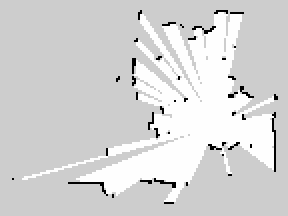
#> input picture Pupper-EOT-Project/Data/map.pgm, 144 x 108 px, given in place of map_testing.pgm, which was not available (shown 2 times larger)
$ python path_planning.py
#> lines starting #> are read from the running program, lines starting #| are printed output that depends on the picture; pictures that were not available may be replaced by others from this repository, and a replacement may not be noted
#!/usr/bin/env python3

# This assignment implements Dijkstra's shortest path on a graph, finding an unvisited node in a graph,
#   picking which one to visit, and taking a path in the map and generating waypoints along that path
#
# Given to you:
#   Priority queue
#   Image handling
#   Eight connected neighbors
#
# Slides https://docs.google.com/presentation/d/1XBPw2B2Bac-LcXH5kYN4hQLLLl_AMIgoowlrmPpTinA/edit?usp=sharing

# The ever-present numpy
import numpy as np

# Our priority queue
import heapq

# Using imageio to read in the image
import imageio.v2 as imageio

# Putting this in here to avoid messing up ROS
import matplotlib.pyplot as plt

# Needed for reading in map info
# from os import open
from math import floor

# Putting this here because in JN it's yaml
import yaml

# -------------- Showing start and end and path ---------------
def plot_with_path(im, im_threshhold, zoom=1.0, robot_loc=None, goal_loc=None, path=None):
    """Show the map plus, optionally, the robot location and goal location and proposed path
    @param im - the image of the SLAM map
    @param im_threshhold - the image of the SLAM map
    @param zoom - how much to zoom into the map (value between 0 and 1)
    @param robot_loc - the location of the robot in pixel coordinates
    @param goal_loc - the location of the goal in pixel coordinates
    @param path - the proposed path in pixel coordinates"""

    fig, axs = plt.subplots(1, 2)
    axs[0].imshow(im, origin='lower', cmap="gist_gray")
    axs[0].set_title("original image")
    axs[1].imshow(im_threshhold, origin='lower', cmap="gist_gray")
    axs[1].set_title("threshold image")
    """
    # Used to double check that the is_xxx routines work correctly
    for i in range(0, im_threshhold.shape[1]-1, 10):
        for j in range(0, im_threshhold.shape[0]-1, 10):
            if is_wall(im_thresh, (i, j)):
                axs[1].plot(i, j, '.b')
    """

    # Double checking lower left corner
    # axs[1].plot(10, 5, 'xy', markersize=5)

    # Show original and thresholded image
    for i in range(0, 2):
        if robot_loc is not None:
            axs[i].plot(robot_loc[0], robot_loc[1], '+r', markersize=10)
        if goal_loc is not None:
            axs[i].plot(goal_loc[0], goal_loc[1], '*g', markersize=10)
        if path is not None:
            for p, q in zip(path[0:-1], path[1:]):
                axs[i].plot([p[0], q[0]], [p[1], q[1]], '-y', markersize=2)
                axs[i].plot(p[0], p[1], '.y', markersize=2)
        axs[i].axis('equal')

    for i in range(0, 2):
        # Implements a zoom - set zoom to 1.0 if no zoom
        width = im.shape[1]
        height = im.shape[0]

        axs[i].set_xlim(width / 2 - zoom * width / 2, width / 2 + zoom * width / 2)
        axs[i].set_ylim(height / 2 - zoom * height / 2, height / 2 + zoom * height / 2)

# -------------- Thresholded image True/False ---------------
def is_wall(im, pix):
    """ Is the pixel a wall pixel?
    @param im - the image
    @param pix - the pixel i,j"""
    if im[pix[1], pix[0]] <= 85:
        return True
    return False

def is_unseen(im, pix):
    """ Is the pixel one we've seen?
    @param im - the image
    @param pix - the pixel i,j"""
    if im[pix[1], pix[0]] > 85 and im[pix[1], pix[0]] <= 170:
        return True
    return False

def is_free(im, pix):
    """ Is the pixel empty?
    @param im - the image
    @param pix - the pixel i,j"""
    if im[pix[1], pix[0]] > 170:
        return True
    return False

def convert_image(im, wall_threshold, free_threshold):
    """ Convert the image to a thresholded image with not seen pixels marked
    @param im - WXHX ?? image (depends on input)
    @param wall_threshold - number between 0 and 1 to indicate wall
    @param free_threshold - number between 0 and 1 to indicate free space
    @return an image of the same WXH but with 0 (free) 255 (wall) 128 (unseen)"""

    im_ret = np.zeros((im.shape[0], im.shape[1]), dtype='uint8') + 128

    im_avg = im
    if len(im.shape) == 3:
        # RGB image - convert to gray scale
        im_avg = np.mean(im, axis=2)
    # Force into 0,1
    im_avg = im_avg / np.max(im_avg)
    # threshold
    #   in our example image, black is walls, white is free
    im_ret[im_avg < wall_threshold] = 0
    im_ret[im_avg > free_threshold] = 255
    return im_ret

# -------------- Getting 4 or 8 neighbors ---------------
def four_connected(pix):
    """ Generator function for 4 neighbors
    @param im - the image
    @param pix - the i, j location to iterate around"""
    for i in [-1, 1]:
        ret = pix[0] + i, pix[1]
        yield ret
    for i in [-1, 1]:
        ret = pix[0], pix[1] + i
        yield ret

def eight_connected(pix):
    """ Generator function for 8 neighbors
    @param im - the image
    @param pix - the i, j location to iterate around"""
    for i in range(-1, 2):
        for j in range(-1, 2):
            if i == 0 and j == 0:
                pass
            ret = pix[0] + i, pix[1] + j
            yield ret

def heuristic(node, goal):
	"""
	@param node - a suggested point (tuple, i,j)
	@param goal - where to go to (tuple, i,j)
	@returns a the estimated distance from node to gaol.

	Note: Sqrt is actually computationally complex to compute, so manhatten distance is faster
		overall, even though there are more points to analyze.
	"""
	return abs(node[0]-goal[0]) + abs(node[1]-goal[1])

def search_algorithm(im, robot_loc, goal_locs):
    """ Occupancy grid image, with robot and goal loc as pixels
    @param im - the thresholded image - use is_free(i, j) to determine if in reachable node
    @param robot_loc - where the robot is (tuple, i,j)
    @param goal_loc - where to go to (tuple, i,j)
    @param dijkstra - Use dijkstra as the search algorithm if true otherwise use A*.
    @returns a list of tuples"""

    dijkstra = False

    for goal_loc in goal_locs:
        if not is_free(im, goal_loc):
            print('Goal is not free.')

            return []

    if len(goal_locs) > 1:
        dijkstra = True

	# The priority queue itself is just a list, with elements of the form (weight, (i,j))
	#	 - i.e., a tuple with the first element the weight/score, the second element a tuple with the pixel location
    priority_queue = []

    #The shorted path and its corresponding location are put at the front of the heap.
    if dijkstra:
        heapq.heappush(priority_queue, (0, robot_loc))
    else:
        heapq.heappush(priority_queue, (0, 0, robot_loc))

	#visited will keep track of locations as we go.
	#	0 - Distance, the distance traveled to get to this point.
	#	1 - Parent, the point which resulted in the shorted path so far.
	#	2 - Closed, whether the node has been analyzed already.
    visited = {}

	#Starting location has a distance of 0, no path, and is initially not closed.
    visited[robot_loc] = (0, None, False)	# For every other node this will be the current_node, distance

    goal_loc_reached = False

	#Not done until the end goal is found or the queue is empty.
    while priority_queue:
	    # Get the current best node off of the list
        current_node = heapq.heappop(priority_queue)

        #Give meaning to the current node.
        node_score = current_node[0 if dijkstra else 1]
        node_ij = current_node[1 if dijkstra else 2]

		#Initialize visited on the go to reduce time.
        if not (node_ij in visited):
            visited[node_ij] = (np.inf, None, False)

		#Give meaning to visited.
        visited_distance = visited[node_ij][0]
        visited_parent = visited[node_ij][1]
        visited_closed_yn = visited[node_ij][2]

		#Stop when done.
        if node_ij in goal_locs:
            goal_loc_reached = node_ij
            break

		#Don't repeat nodes.
        if visited_closed_yn == False:
            #  Step 3: Set the node to closed
            visited[node_ij] = (visited_distance, visited_parent, True)

            #	 Now do the instructions from the slide (the actual algorithm)
            adj_nodes = eight_connected(node_ij)

			#Check for open nodes with lowerable path weights.
            for adj_node in adj_nodes:
				#Evaluate if in bounds.
                if adj_node[0] >= 0 and adj_node[0] < im.shape[1] and adj_node[1] >= 0 and adj_node[1] < im.shape[0] and is_free(im, adj_node):
					#If a node has not been visited, initialize it.
                    if not (adj_node in visited):
                        visited[adj_node] = (np.inf, None, False)

					#Give meaning to visited.
                    visited_distance = visited[adj_node][0]
                    visited_closed_yn = visited[adj_node][2]

					#Check if the adj node is closed and has a lower path weight than what it had previously.
                    if (visited_closed_yn == False) and node_score + 1 < visited_distance:
                        visited[adj_node] = (node_score + 1, node_ij, False)

                        if dijkstra:
                            heapq.heappush(priority_queue, (node_score + 1, adj_node))
                        else:
                            goal_loc = goal_locs[0]
                            heapq.heappush(priority_queue, (heuristic(adj_node, goal_loc) + node_score + 1, node_score + 1, adj_node))

	# Now check that we actually found the goal node
    if not goal_loc_reached:
        return []

    path = []
    path.append(goal_loc_reached)

	#Build the path by starting at the goal node and working backwards
    while path[0] != robot_loc:
        #Build the path correctly to reduce time.
        path.insert(0, visited[path[0]][1])

    return path

def adjust_position(robot_pos, im, resolution):
    return (floor(robot_pos[0]/resolution + im.shape[1]/2), floor(robot_pos[1]/resolution + im.shape[0]/2))

def open_image(im_name):
    """ A helper function to open up the image and the yaml file and threshold
    @param im_name - name of image in Data directory
    @returns image anbd thresholded image"""
#> called with im_name = 'map_testing.pgm'

    im = imageio.imread("Data/" + im_name)
#> im is the input picture: shape (108, 144); min 0, max 254, mean 213.1

    wall_threshold = 0.7
    free_threshold = 0.9

    im_thresh = convert_image(im, wall_threshold, free_threshold)
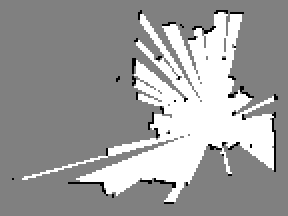
#> im_thresh: shape (108, 144) (shown 2 times larger); min 0, max 255, mean 156.4
    return im, im_thresh

def get_instructions(path):
    instructions = []

    mov_dirs = {
        (1, 0): 0,
        (1, 1): 45,
        (0, 1): 90,
        (-1, 1): 135,
        (-1, 0): 180,
        (-1, -1): 225,
        (0, -1): 270,
        (1, -1): 315
    }

    curr_direction = 90
    curr_loc = None
    distance_counter = 0
    for loc_index, loc in enumerate(path):
        if curr_loc == None:
            curr_loc = loc

        if heuristic(curr_loc, loc) > 0:
            direction = mov_dirs[(loc[0]-curr_loc[0], loc[1]-curr_loc[1])]

            if direction != curr_direction and distance_counter > 0:
                instructions.append(f'Forward {distance_counter}')
                distance_counter = 0

            distance_counter += 1

            if loc_index == len(path) - 1:
                instructions.append(f'Forward {distance_counter}')
                distance_counter = 0

            if direction != curr_direction:
                direction_text = 'left'
                amount_to_turn = direction-curr_direction

                if amount_to_turn > 180:
                    direction_text = 'right'
                    amount_to_turn = 360-amount_to_turn
                if -180 < amount_to_turn < 0:
                    direction_text = 'right'
                    amount_to_turn = abs(amount_to_turn)
                elif amount_to_turn < -180:
                    amount_to_turn = 360-abs(amount_to_turn)

                instructions.append(f'Turn-{direction_text} {amount_to_turn}')
                curr_direction = direction

        curr_loc = loc

    return instructions

if __name__ == '__main__':
    # Use one of these

    """ Values for SLAM map"""
    im, im_thresh = open_image("map_testing.pgm")

    robot_start_loc = (100, 55)
    # Closer one to try
    # robot_goal_loc = (315, 250)
    robot_goal_loc = (75, 85)
    zoom = 0.7

    """ Values for map.pgm"""
    """im, im_thresh, robot_pos = open_image("map.pgm")
    robot_start_loc = (1940, 1953)
    robot_goal_loc = (2135, 2045)
    zoom = 0.1"""

    """
    print(f"Image shape {im_thresh.shape}")
    for i in range(0, im_thresh.shape[1]-1):
        for j in range(0, im_thresh.shape[0]-1):
            if is_free(im_thresh, (i, j)):
                print(f"Free {i} {j}")
    """
    path = search_algorithm(im_thresh, robot_start_loc, [robot_goal_loc])
#> path = 31 pairs, first value 75 to 100, second value 55 to 85
    print(path)
#> (printed output is left out)

    instructions = get_instructions(path)
#> the loop in get_instructions, `for loc_index, loc in enumerate(path):` made 31 passes
#> (direction, direction_text, amount_to_turn, curr_direction) on passes 2, 16, 17, 29: (135, 'left', 45, 135), (45, 'right', 90, 45), (135, 'left', 90, 135), (90, 'right', 45, 90)
#> direction on passes 3 to 8: 135, 135, 135, 135, 135, 135
#> after the loop in get_instructions, `for loc_index, loc in enumerate(path):`: amount_to_turn = 45; curr_direction = 90; instructions = ['Turn-left 45', 'Forward 14', 'Turn-right 90', 'Forward 1', 'Turn-left 90', 'Forward 12', 'Turn-right 45', 'Forward 3']
    for instruction in instructions:
        print(instruction)
#> this loop made 8 passes
#> instruction on passes 1 to 8: 'Turn-left 45', 'Forward 14', 'Turn-right 90', 'Forward 1', 'Turn-left 90', 'Forward 12', 'Turn-right 45', 'Forward 3'
#| Turn-left 45
#| Forward 14
#| Turn-right 90
#| Forward 1
#| Turn-left 90
#| Forward 12
#| Turn-right 45
#| Forward 3

    plot_with_path(im, im_thresh, zoom=zoom, robot_loc=robot_start_loc, goal_loc=robot_goal_loc, path=path)

    # Depending on if your mac, windows, linux, and if interactive is true, you may need to call this to get the plt
    # windows to show
    plt.show()
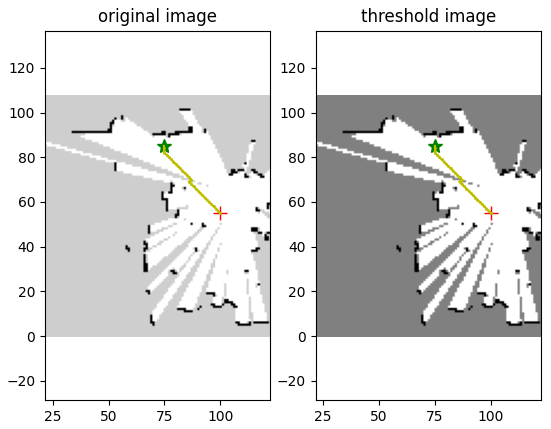
#> figure drawn by matplotlib, 2 panels

$ run again, on Pupper-EOT-Project/Lidar_Image.jpg
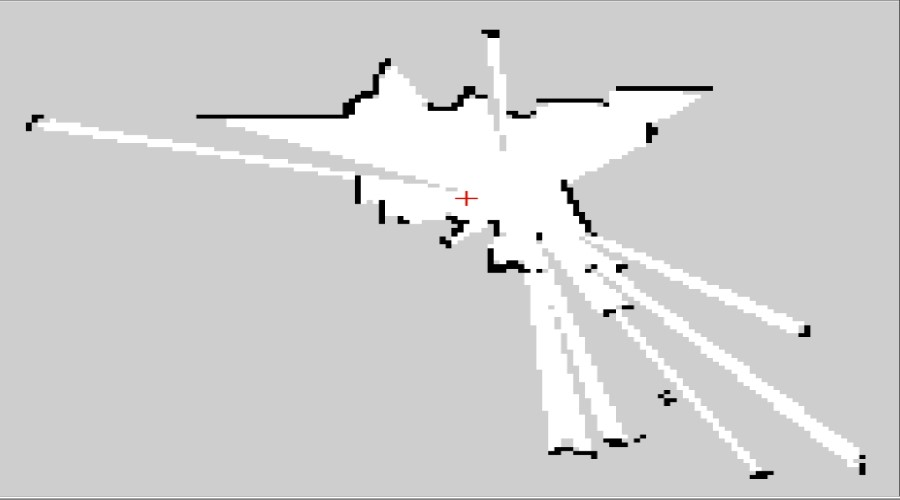
#> input picture Pupper-EOT-Project/Lidar_Image.jpg, 900 x 500 px, given in place of map_testing.pgm, which was not available
#> in open_image, im is the input picture: shape (500, 900, 3); mean R, G, B 209.3, 209.3, 209.3
#> in open_image, `im_thresh = convert_image(im, wall_threshold, free_threshold)`:
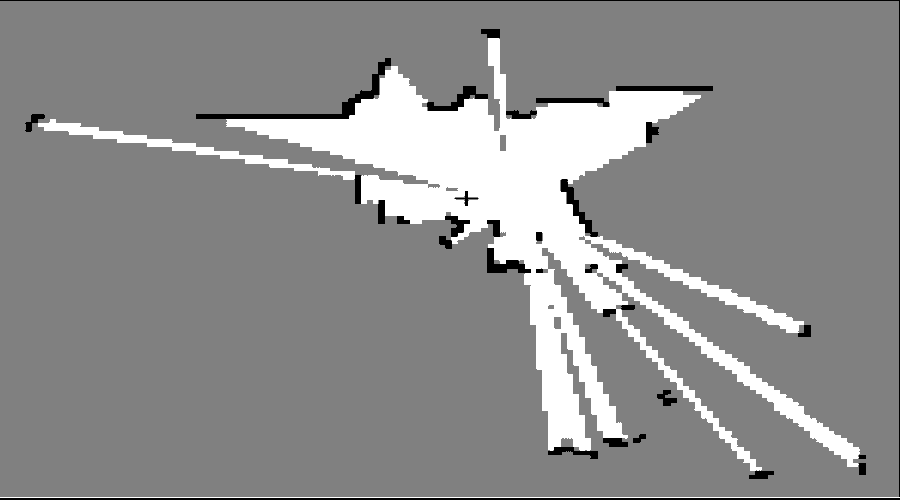
#> im_thresh: shape (500, 900); min 0, max 255, mean 141.8
#> path = []
#> after the loop in get_instructions, `for loc_index, loc in enumerate(path):`: curr_direction = 90; instructions = []
#> `plt.show()`:
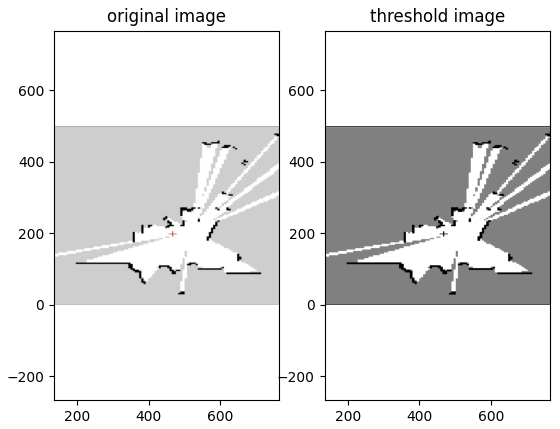
#> figure drawn by matplotlib, 2 panels
